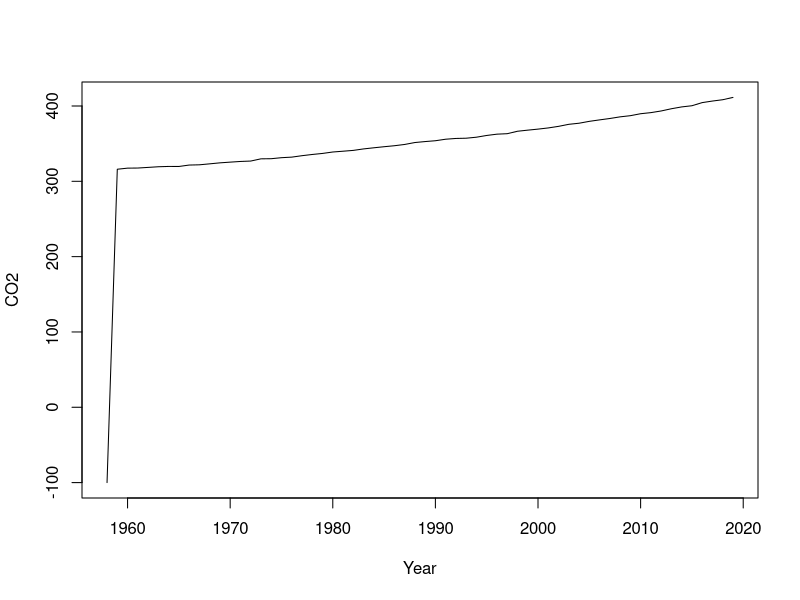

This figure's R source:

data<-read.csv("monthly_in_situ_co2_mlo.csv",skip=56,header=TRUE)
data<-data[,1:7]
names(data)<-c("year","mn","date.excel","Date","CO2","adjCO2","fit")

plot(data$year[data$mn==6],data$adjCO2[data$mn==6],type="l",xlab="Year",
     ylab="CO2")


# Comment
